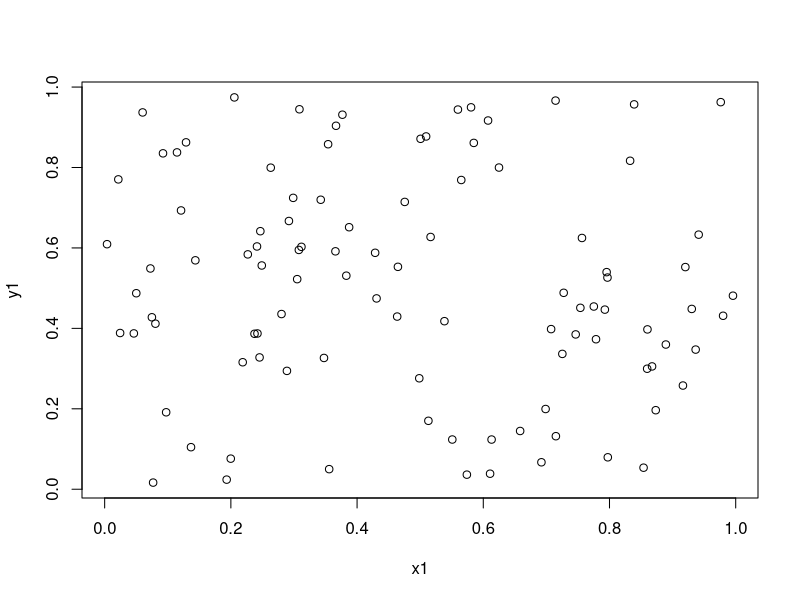
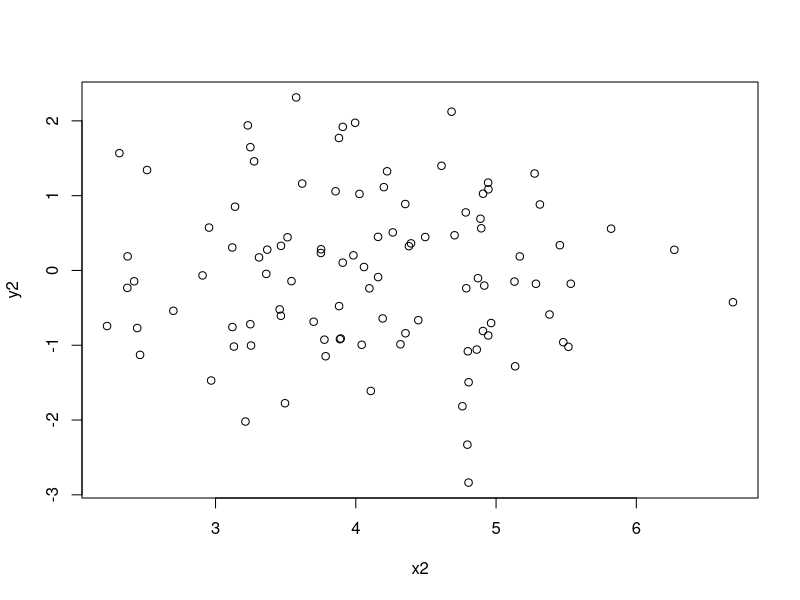
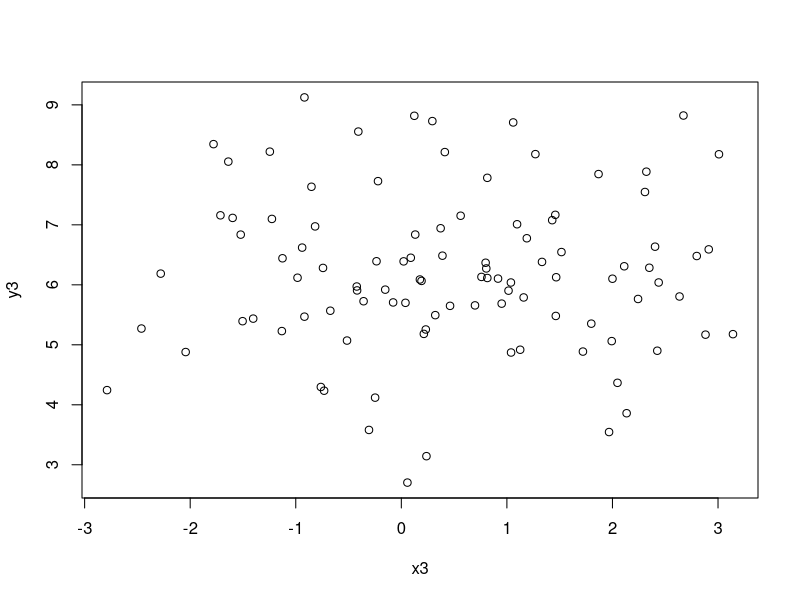
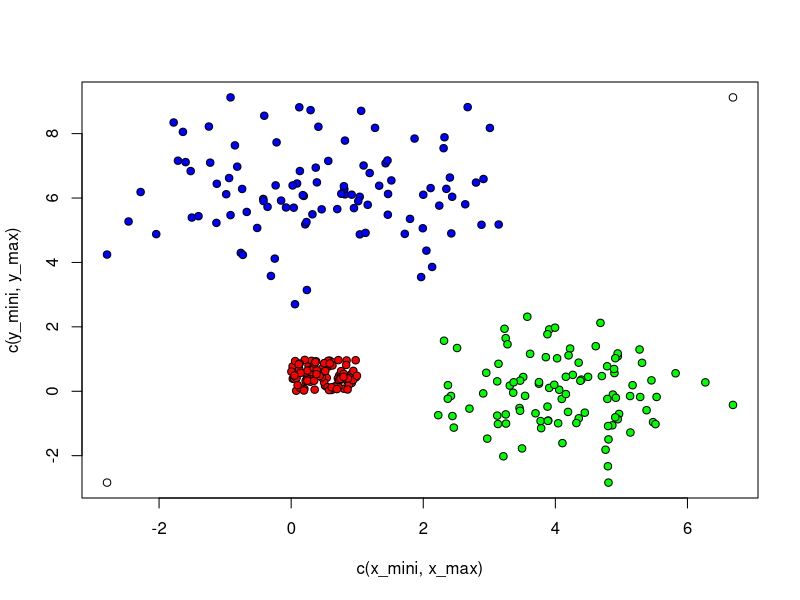
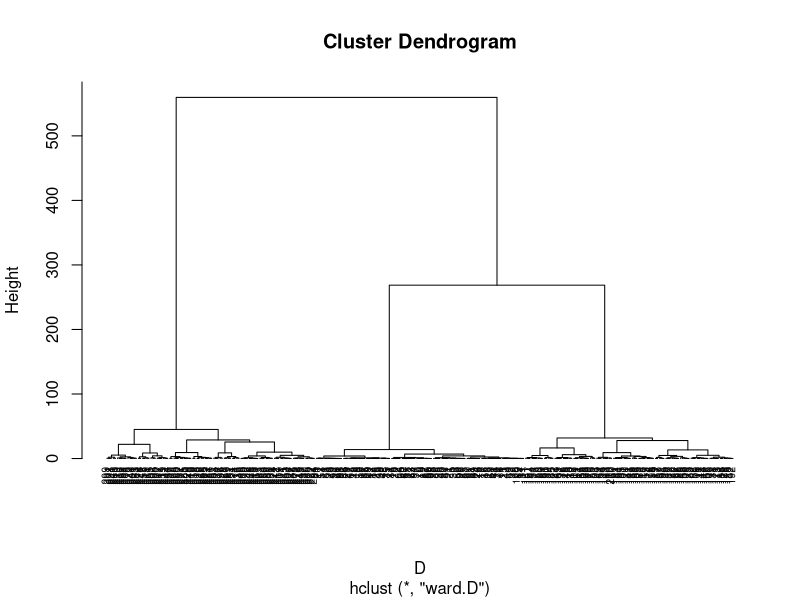

These figures' R source, in order:
#1 generation de 300 donnees au total

#a) generation de x et de y uniforme sur [0,1]
x1 <- runif(100,0,1)
y1 <- runif(100,0,1)
plot(x1,y1)

#b) x et y gaussienne variance = 1, x_moyenne = 4 et y centree
x2 <- rnorm(100,4,1)
y2 <- rnorm(100,0,1)
plot(x2,y2)

#c) x et y gaussienne variance = 2 , x_mean = 0.5, y_mean = 6
x3 <- rnorm(100,0.5,sqrt(2))
y3 <- rnorm(100,6,sqrt(2))
plot(x3,y3)

#fusion des données
x <- c(x1,x2,x3)
y <- c(y1,y2,y3)

x_mini <-min( c(x1,x2,x3))
y_mini <- min(c(y1,y2,y3))
x_max <- max( c(x1,x2,x3))
y_max <- max(c(y1,y2,y3))
plot(c(x_mini,x_max),c(y_mini,y_max))

points(x1,y1,pch=21, bg="red")
points(x2,y2,pch=21, bg="green")
points(x3,y3,pch=21, bg="blue")


#Exo 2 : Classification non supervisée

dist_euclid <- function(x,y){
  return ( sqrt( (x[1]-y[1] )^2 + (x[2] - y[2])^2 ))
}

matrice_moyenne <- function(X,Y){
  m <- length(X)
  M <- matrix(rep(Inf,m),m, m)
  for(i in 1:m){
    for(j in 1:i){
      x1 <- cbind(X[i], Y[i])
      x2 <- cbind(X[j], Y[j])
      M[i,j] <- dist_euclid( x1, x2 )
    }
  }
  return(M)
}

M<-matrice_moyenne(x,y)
which.min(M[2:300,1])
min(M[60,1])
B <- diag(3)

class_ascendate <- function(K,m){
  C <- diag(m)
  #D <- dist(cbind(x,y), method="euclidean", diag=TRUE)
  M<-matrice_moyenne(x,y)
  min(M[,1])
  m <- 300
  #  M <- matrice_moyenne(x,y)
  for(i in 1:m){
      i_proche <- i + which.min(M[(i+1):m,i]) # on cherche le voisin le plus proche
      
  }
}

#calculer la distance Euclidean
D <- dist(cbind(x,y),method="euclidean")

#la fonction de classification ascendante hiérarchique
AscHierarchique <- hclust(D, method = "ward")

plot(AscHierarchique, cex = 0.6, hang = -1)

cluster = cutree(AscHierarchique,3)
